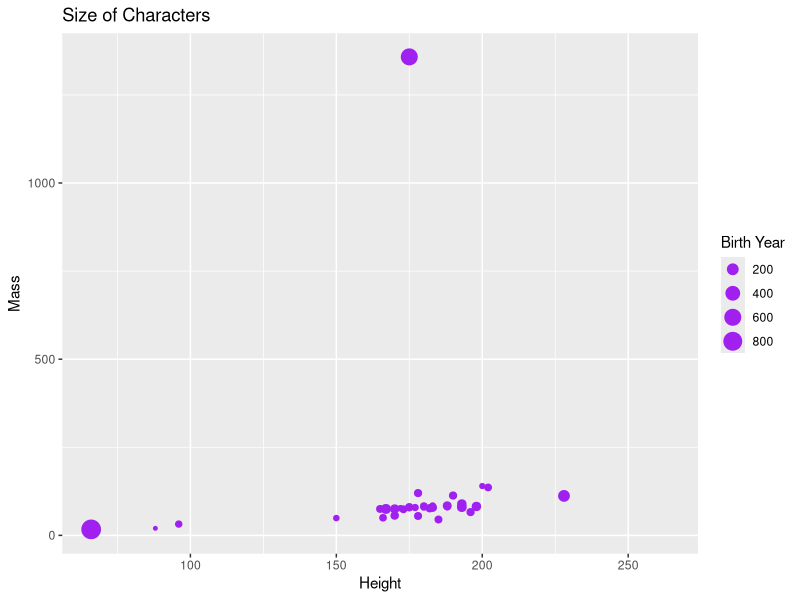
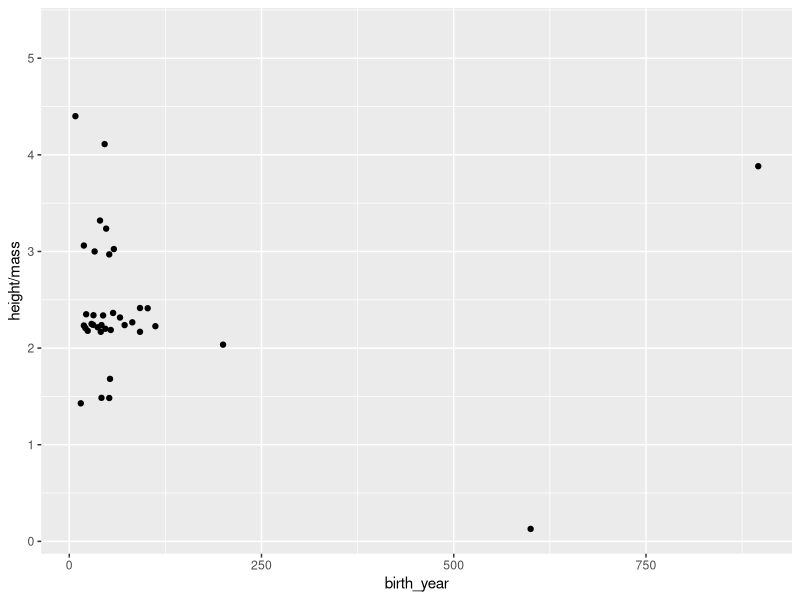
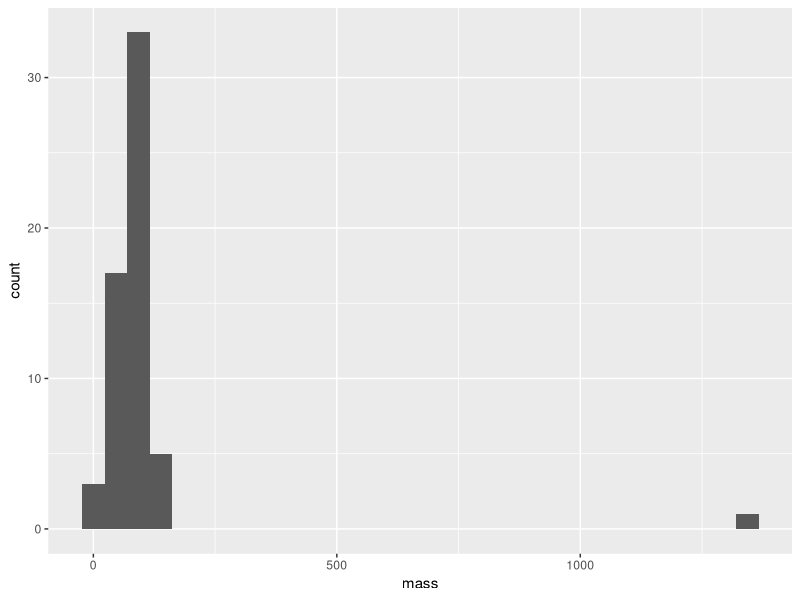

The R source for these figures, in order:
## ---- chunk 1
library(tidyverse)
## ---- chunk 2
ggplot(data = starwars, 
       mapping = aes(x = height, y = mass, color = gender, size = birth_year)) +
  geom_point(color = "purple") +
  labs(title = "Size of Characters" , size = "Birth Year", x = "Height", y = "Mass")
## ---- chunk 3
starwars %>%
   mutate(bmi = height / mass) %>%
   arrange((bmi)) %>%
   print(n = 6, width = Inf)

ggplot(data = starwars,
       mapping = aes(x = birth_year, y = height / mass)) + 
   geom_point()

## ---- chunk 4
ggplot(data = starwars, aes(x = mass)) + 
   geom_histogram()

starwars %>%
   arrange(desc(mass)) %>%
   print(n = 4, width = Inf)
